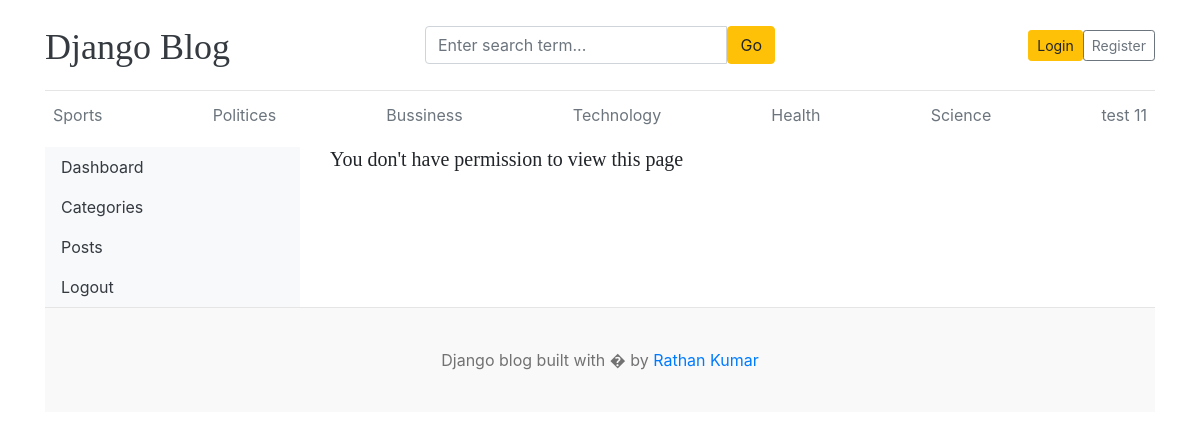
Screenshot of /dashboard/users/add with the database file from the repository.
### blogs/models.py (models this page shows, shortened)
class Category(models.Model):
    category_name = models.CharField(max_length=50, unique=True)
    created_at = models.DateTimeField(auto_now_add=True)
    updated_at = models.DateTimeField(auto_now=True)
    class Meta:
        verbose_name_plural ="categoies"

### dashboards/views.py (the view, shortened to what this page needs)
# urls.py: path('users/add', views.add_user, name='add_user'),
def add_user(request):
    form = AddUserForm()
    context = {
        'form': form,
    }
    return render(request, 'dashboard/add_user.html', context)

### dashboards/forms.py
class AddUserForm(UserCreationForm):
    class Meta:
        model = User
        fields = ('username','email','first_name','last_name','is_active','is_staff','is_superuser','groups','user_permissions')

### blogs/context_processors.py (called while the page is built)
def get_categories(request):
    categories = Category.objects.all()
    return dict(categories=categories)

def get_social_links(request):
    social_links = SocialLink.objects.all()
    return dict(social_links=social_links)

### templates/dashboard/add_user.html
{% extends 'base.html' %}
{% block content %}
{% load crispy_forms_tags %}
<div class="row">
    {% include 'dashboard/sidebar.html' %}
    <div class="col-md-9">
        {% if perms.auth.add_user %}
        <h3>Add User</h3>
        <form action="{% url 'edit_user' user.id %}" method="POST" >
            {% csrf_token %}
            {{ form | crispy }}
            <button type="submit" class="btn btn-warning">Save</button>
        </form>
        {% else %}
        <h5>You don't have permission to view this page</h5>
        {% endif %}
    </div>
</div>
{% endblock %}

### templates/base.html (shortened to what this page needs)
{% load static %}
<!DOCTYPE html>
<html lang="en">
<head>
    <link href="https://getbootstrap.com/docs/4.0/dist/css/bootstrap.min.css" rel="stylesheet">
    <link href="{% static 'css/blog.css' %}" rel="stylesheet">
    <link rel="stylesheet" href="https://cdnjs.cloudflare.com/ajax/libs/font-awesome/4.7.0/css/font-awesome.min.css">
</head>
<body>
    <div class="container">
        <header class="blog-header py-3">
            <div class="row flex-nowrap justify-content-between align-items-center">
                <div class="col-4 pt-1">
                    <a class="blog-header-logo text-dark" href="/">Django Blog</a>
                </div>
                <div class="col-4">
                    <form action="{% url 'search' %}" method="GET">
                        <div class="input-group">
                            <input type="text" name="keyword" value="{{ keyword }}" class="form-control"
                                placeholder="Enter search term..." aria-label="Enter search">
                            <button class="btn btn-warning" id="button-search" type="submit">Go</button>
                        </div>
                    </form>
                </div>
                <div class="col-4 d-flex justify-content-end align-items-center">
                    {% if user.is_authenticated %}
                    <a class="btn btn-sm  me-2" href="{% url 'dashboard' %}">Dashboard</a>
                    <form action="{% url 'logout' %}" method="post" style="display:inline;">
                        {% csrf_token %}
                        <button type="submit" class="btn btn-sm">Logout</button>
                    </form>
                    {% else %}
                    <a class="btn btn-sm btn-warning" href="{% url 'login' %}">Login</a>
                    <a class="btn btn-sm btn-outline-secondary" href="{% url 'register' %}">Register</a>
                    {% endif %}
                </div>
            </div>
        </header>
        <div class="nav-scroller py-1 mb-2">
            <nav class="nav d-flex justify-content-between">
                {% for cat in categories %}
                <a class="p-2 text-muted" href="{% url 'posts_by_category' cat.id %}">{{ cat.category_name }}</a>
                {% endfor %}
            </nav>
        </div>
        {% block content %}
        {% endblock %}
        <footer class="blog-footer">
            <p>Django blog built with � by <a href="#">Rathan Kumar</a></p>
        </footer>
</body>
</html>

### static/css/blog.css (style rules this page uses)
.blog-header { border-bottom: 1px solid #e5e5e5; }
.blog-header-logo { font-family: "Playfair Display", Georgia, "Times New Roman", serif; font-size: 2.25rem; }
h1, h2, h3, h4, h5, h6 { font-family: "Playfair Display", Georgia, "Times New Roman", serif; }
.blog-footer { padding: 2.5rem 0; color: #727272; text-align: center; background-color: #f9f9f9; border-top: .05rem solid #e5e5e5; }
.blog-footer p:last-child { margin-bottom: 0; }

### rows the page displays
Category: category_name "Sports"
Category: category_name "Politices"
Category: category_name "Bussiness"
Category: category_name "Technology"
Category: category_name "Health"
Category: category_name "Science"
Category: category_name "test 11"
